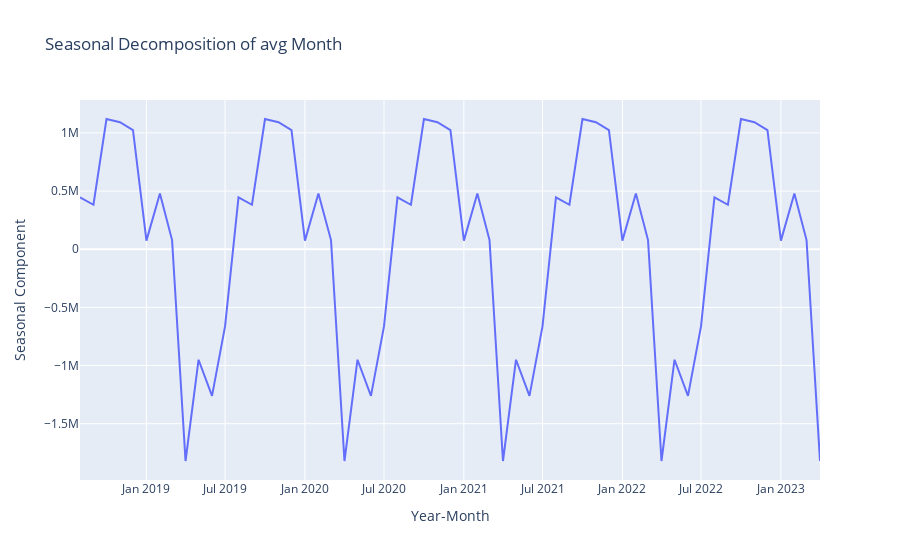

The notebook cell this image was saved under:
### Markdown cell above
Seasonal Decomposition For a given line

### Code cell
line = 5
line_data = ptl_df[ptl_df['line']==line]
line_data
result = seasonal_decompose(line_data['total'], model='additive', period=12)
seasonal = result.seasonal
# Create a scatter trace for the seasonal component
trace = go.Scatter(
    x=line_data['year_month'],
    y=seasonal,
    mode='lines',
    name='Seasonal Component'
)
# Create the layout for the graph
layout = go.Layout(title='Seasonal Decomposition of avg Month', xaxis=dict(title='Year-Month'), yaxis=dict(title='Seasonal Component'))

# Create the figure object
fig = go.Figure(data=trace, layout=layout)

# Display the graph
fig.show()
